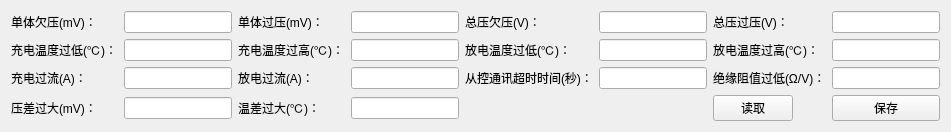
          <widget class="QWidget" name="tab_8">
           <attribute name="title">
            <string>恢复阈值</string>
           </attribute>
           <layout class="QGridLayout" name="gridLayout_13">
            <item row="2" column="1">
             <widget class="QLineEdit" name="lineEdit_60">
              <property name="maximumSize">
               <size>
                <width>16777215</width>
                <height>16777215</height>
               </size>
              </property>
             </widget>
            </item>
            <item row="2" column="3">
             <widget class="QLineEdit" name="lineEdit_61">
              <property name="maximumSize">
               <size>
                <width>16777215</width>
                <height>16777215</height>
               </size>
              </property>
             </widget>
            </item>
            <item row="0" column="3">
             <widget class="QLineEdit" name="lineEdit_53">
              <property name="maximumSize">
               <size>
                <width>16777215</width>
                <height>16777215</height>
               </size>
              </property>
             </widget>
            </item>
            <item row="0" column="6">
             <widget class="QLabel" name="label_241">
              <property name="maximumSize">
               <size>
                <width>16777215</width>
                <height>16777215</height>
               </size>
              </property>
              <property name="text">
               <string>总压过压(V)：</string>
              </property>
             </widget>
            </item>
            <item row="1" column="7">
             <widget class="QLineEdit" name="lineEdit_59">
              <property name="maximumSize">
               <size>
                <width>16777215</width>
                <height>16777215</height>
               </size>
              </property>
             </widget>
            </item>
            <item row="2" column="4">
             <widget class="QLabel" name="label_243">
              <property name="sizePolicy">
               <sizepolicy hsizetype="Fixed" vsizetype="Preferred">
                <horstretch>0</horstretch>
                <verstretch>0</verstretch>
               </sizepolicy>
              </property>
              <property name="text">
               <string>从控通讯超时时间(秒)：</string>
              </property>
             </widget>
            </item>
            <item row="0" column="5">
             <widget class="QLineEdit" name="lineEdit_54">
              <property name="maximumSize">
               <size>
                <width>16777215</width>
                <height>16777215</height>
               </size>
              </property>
             </widget>
            </item>
            <item row="0" column="4">
             <widget class="QLabel" name="label_238">
              <property name="text">
               <string>总压欠压(V)：</string>
              </property>
             </widget>
            </item>
            <item row="1" column="1">
             <widget class="QLineEdit" name="lineEdit_56">
              <property name="maximumSize">
               <size>
                <width>16777215</width>
                <height>16777215</height>
               </size>
              </property>
             </widget>
            </item>
            <item row="0" column="1">
             <widget class="QLineEdit" name="lineEdit_52">
              <property name="maximumSize">
               <size>
                <width>16777215</width>
                <height>16777215</height>
               </size>
              </property>
             </widget>
            </item>
            <item row="1" column="3">
             <widget class="QLineEdit" name="lineEdit_57">
              <property name="maximumSize">
               <size>
                <width>16777215</width>
                <height>16777215</height>
               </size>
              </property>
             </widget>
            </item>
            <item row="1" column="2">
             <widget class="QLabel" name="label_242">
              <property name="sizePolicy">
               <sizepolicy hsizetype="Fixed" vsizetype="Preferred">
                <horstretch>0</horstretch>
                <verstretch>0</verstretch>
               </sizepolicy>
              </property>
              <property name="text">
               <string>充电温度过高(℃)：</string>
              </property>
             </widget>
            </item>
            <item row="1" column="5">
             <widget class="QLineEdit" name="lineEdit_58">
              <property name="maximumSize">
               <size>
                <width>16777215</width>
                <height>16777215</height>
               </size>
              </property>
             </widget>
            </item>
            <item row="0" column="0">
             <widget class="QLabel" name="label_249">
              <property name="text">
               <string>单体欠压(mV)：</string>
              </property>
             </widget>
            </item>
            <item row="0" column="7">
             <widget class="QLineEdit" name="lineEdit_55">
              <property name="maximumSize">
               <size>
                <width>16777215</width>
                <height>16777215</height>
               </size>
              </property>
             </widget>
            </item>
            <item row="1" column="6">
             <widget class="QLabel" name="label_240">
              <property name="maximumSize">
               <size>
                <width>16777215</width>
                <height>16777215</height>
               </size>
              </property>
              <property name="text">
               <string>放电温度过高(℃)：</string>
              </property>
             </widget>
            </item>
            <item row="2" column="0">
             <widget class="QLabel" name="label_248">
              <property name="text">
               <string>充电过流(A)：</string>
              </property>
             </widget>
            </item>
            <item row="2" column="2">
             <widget class="QLabel" name="label_250">
              <property name="text">
               <string>放电过流(A)：</string>
              </property>
             </widget>
            </item>
            <item row="0" column="2">
             <widget class="QLabel" name="label_244">
              <property name="text">
               <string>单体过压(mV)：</string>
              </property>
             </widget>
            </item>
            <item row="1" column="0">
             <widget class="QLabel" name="label_245">
              <property name="sizePolicy">
               <sizepolicy hsizetype="Fixed" vsizetype="Preferred">
                <horstretch>0</horstretch>
                <verstretch>0</verstretch>
               </sizepolicy>
              </property>
              <property name="text">
               <string>充电温度过低(℃)：</string>
              </property>
             </widget>
            </item>
            <item row="1" column="4">
             <widget class="QLabel" name="label_251">
              <property name="text">
               <string>放电温度过低(℃)：</string>
              </property>
             </widget>
            </item>
            <item row="2" column="7">
             <widget class="QLineEdit" name="lineEdit_63">
              <property name="maximumSize">
               <size>
                <width>16777215</width>
                <height>16777215</height>
               </size>
              </property>
             </widget>
            </item>
            <item row="2" column="6">
             <widget class="QLabel" name="label_247">
              <property name="sizePolicy">
               <sizepolicy hsizetype="Fixed" vsizetype="Preferred">
                <horstretch>0</horstretch>
                <verstretch>0</verstretch>
               </sizepolicy>
              </property>
              <property name="maximumSize">
               <size>
                <width>16777215</width>
                <height>16777215</height>
               </size>
              </property>
              <property name="text">
               <string>绝缘阻值过低(Ω/V)：</string>
              </property>
             </widget>
            </item>
            <item row="2" column="5">
             <widget class="QLineEdit" name="lineEdit_62">
              <property name="maximumSize">
               <size>
                <width>16777215</width>
                <height>16777215</height>
               </size>
              </property>
             </widget>
            </item>
            <item row="3" column="0">
             <widget class="QLabel" name="label_239">
              <property name="text">
               <string>压差过大(mV)：</string>
              </property>
             </widget>
            </item>
            <item row="3" column="2">
             <widget class="QLabel" name="label_246">
              <property name="text">
               <string>温差过大(℃)：</string>
              </property>
             </widget>
            </item>
            <item row="3" column="1">
             <widget class="QLineEdit" name="lineEdit_64">
              <property name="maximumSize">
               <size>
                <width>16777215</width>
                <height>16777215</height>
               </size>
              </property>
             </widget>
            </item>
            <item row="3" column="7">
             <widget class="QPushButton" name="pushButton_19">
              <property name="maximumSize">
               <size>
                <width>16777215</width>
                <height>16777215</height>
               </size>
              </property>
              <property name="text">
               <string>保存</string>
              </property>
             </widget>
            </item>
            <item row="3" column="3">
             <widget class="QLineEdit" name="lineEdit_65">
              <property name="maximumSize">
               <size>
                <width>16777215</width>
                <height>16777215</height>
               </size>
              </property>
             </widget>
            </item>
            <item row="3" column="6">
             <widget class="QPushButton" name="pushButton_20">
              <property name="sizePolicy">
               <sizepolicy hsizetype="Maximum" vsizetype="Fixed">
                <horstretch>0</horstretch>
                <verstretch>0</verstretch>
               </sizepolicy>
              </property>
              <property name="maximumSize">
               <size>
                <width>16777215</width>
                <height>16777215</height>
               </size>
              </property>
              <property name="text">
               <string>读取</string>
              </property>
             </widget>
            </item>
           </layout>
          </widget>
